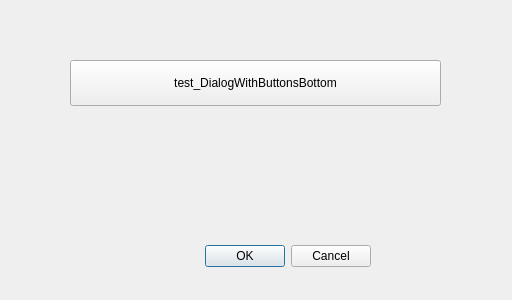
<?xml version="1.0" encoding="UTF-8"?>
<ui version="4.0">
 <class>Dialog2</class>
 <widget class="QDialog" name="Dialog2">
  <property name="geometry">
   <rect>
    <x>0</x>
    <y>0</y>
    <width>512</width>
    <height>300</height>
   </rect>
  </property>
  <property name="windowTitle">
   <string>Dialog</string>
  </property>
  <widget class="QDialogButtonBox" name="buttonBox">
   <property name="geometry">
    <rect>
     <x>30</x>
     <y>240</y>
     <width>341</width>
     <height>32</height>
    </rect>
   </property>
   <property name="orientation">
    <enum>Qt::Horizontal</enum>
   </property>
   <property name="standardButtons">
    <set>QDialogButtonBox::Cancel|QDialogButtonBox::Ok</set>
   </property>
  </widget>
  <widget class="QPushButton" name="pushButton">
   <property name="geometry">
    <rect>
     <x>70</x>
     <y>60</y>
     <width>371</width>
     <height>46</height>
    </rect>
   </property>
   <property name="text">
    <string>test_DialogWithButtonsBottom</string>
   </property>
  </widget>
 </widget>
 <resources/>
 <connections>
  <connection>
   <sender>buttonBox</sender>
   <signal>accepted()</signal>
   <receiver>Dialog2</receiver>
   <slot>accept()</slot>
   <hints>
    <hint type="sourcelabel">
     <x>248</x>
     <y>254</y>
    </hint>
    <hint type="destinationlabel">
     <x>157</x>
     <y>274</y>
    </hint>
   </hints>
  </connection>
  <connection>
   <sender>buttonBox</sender>
   <signal>rejected()</signal>
   <receiver>Dialog2</receiver>
   <slot>reject()</slot>
   <hints>
    <hint type="sourcelabel">
     <x>316</x>
     <y>260</y>
    </hint>
    <hint type="destinationlabel">
     <x>286</x>
     <y>274</y>
    </hint>
   </hints>
  </connection>
 </connections>
</ui>
